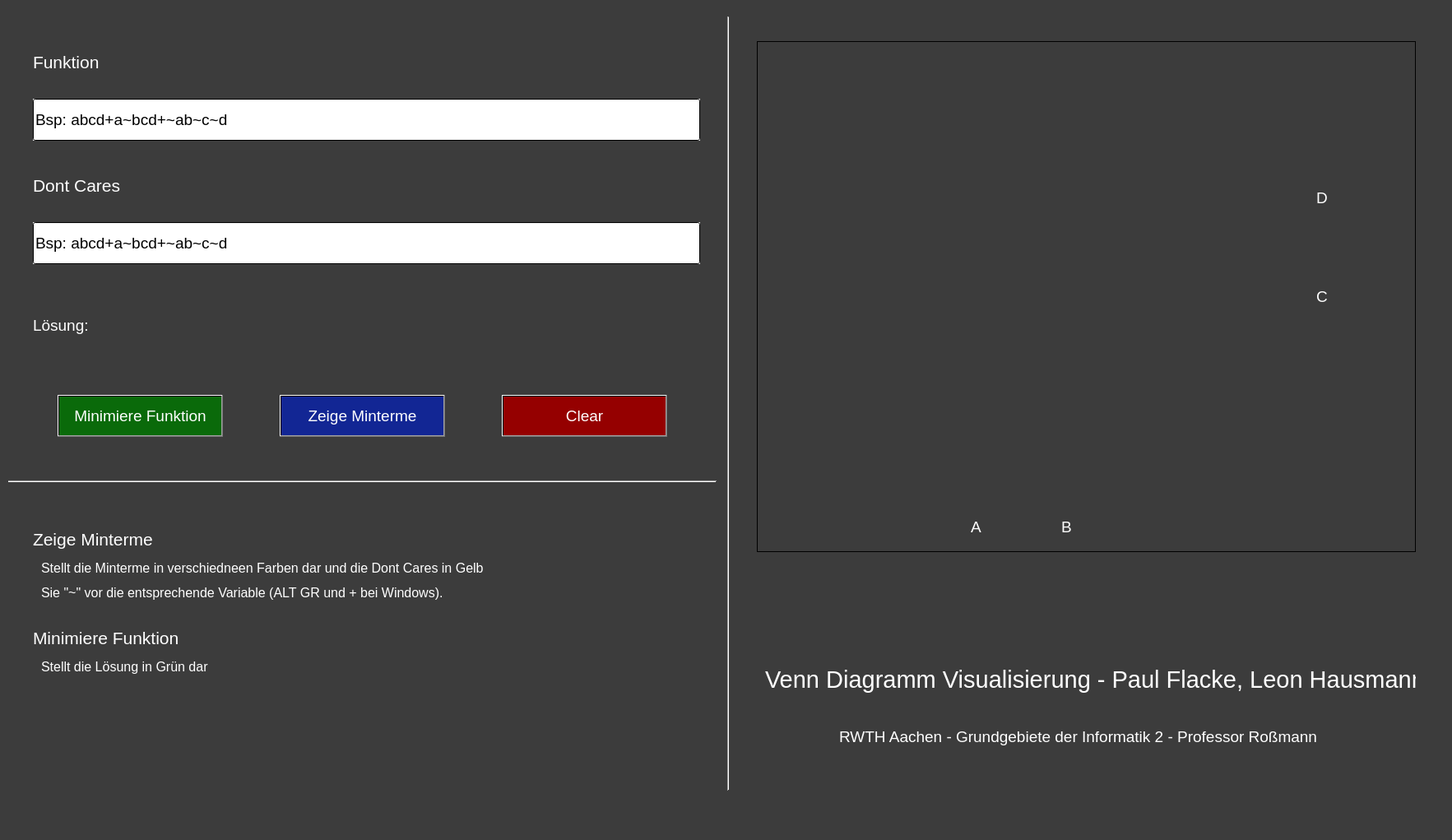
<?xml version="1.0" encoding="UTF-8"?>
<ui version="4.0">
 <class>MainWindow</class>
 <widget class="QMainWindow" name="MainWindow">
  <property name="geometry">
   <rect>
    <x>0</x>
    <y>0</y>
    <width>1765</width>
    <height>1021</height>
   </rect>
  </property>
  <property name="windowTitle">
   <string>MainWindow</string>
  </property>
  <property name="styleSheet">
   <string notr="true">background-color: qlineargradient(spread:pad, x1:1, y1:1, x2:1, y2:1, stop:0 rgba(60, 60, 60, 255), stop:1 rgba(255, 255, 255, 255));</string>
  </property>
  <widget class="QWidget" name="centralwidget">
   <widget class="QLabel" name="label">
    <property name="geometry">
     <rect>
      <x>930</x>
      <y>790</y>
      <width>791</width>
      <height>71</height>
     </rect>
    </property>
    <property name="font">
     <font>
      <pointsize>22</pointsize>
     </font>
    </property>
    <property name="layoutDirection">
     <enum>Qt::LeftToRight</enum>
    </property>
    <property name="styleSheet">
     <string notr="true">background-color: qlineargradient(spread:pad, x1:0, y1:0, x2:1, y2:1, stop:0 rgba(0, 0, 0, 0), stop:1 rgba(255, 255, 255, 0));
color: qlineargradient(spread:pad, x1:1, y1:0, x2:1, y2:0, stop:0 rgba(255, 255, 255, 255), stop:1 rgba(255, 255, 255, 255));</string>
    </property>
    <property name="text">
     <string>Venn Diagramm Visualisierung - Paul Flacke, Leon Hausmann</string>
    </property>
   </widget>
   <widget class="QGraphicsView" name="graphicsView">
    <property name="geometry">
     <rect>
      <x>920</x>
      <y>50</y>
      <width>801</width>
      <height>621</height>
     </rect>
    </property>
    <property name="styleSheet">
     <string notr="true">background-color: qlineargradient(spread:pad, x1:0, y1:0, x2:1, y2:1, stop:0 rgba(0, 0, 0, 0), stop:1 rgba(255, 255, 255, 0));</string>
    </property>
   </widget>
   <widget class="QLabel" name="label_2">
    <property name="geometry">
     <rect>
      <x>40</x>
      <y>50</y>
      <width>291</width>
      <height>51</height>
     </rect>
    </property>
    <property name="font">
     <font>
      <pointsize>16</pointsize>
     </font>
    </property>
    <property name="autoFillBackground">
     <bool>false</bool>
    </property>
    <property name="styleSheet">
     <string notr="true">background-color: qlineargradient(spread:pad, x1:0, y1:0, x2:1, y2:1, stop:0 rgba(0, 0, 0, 0), stop:1 rgba(255, 255, 255, 0));
color: qlineargradient(spread:pad, x1:0, y1:0, x2:1, y2:0, stop:0 rgba(255, 255, 255, 255));</string>
    </property>
    <property name="text">
     <string>Funktion</string>
    </property>
   </widget>
   <widget class="QLineEdit" name="lineEdit">
    <property name="geometry">
     <rect>
      <x>40</x>
      <y>120</y>
      <width>811</width>
      <height>51</height>
     </rect>
    </property>
    <property name="font">
     <font>
      <pointsize>14</pointsize>
     </font>
    </property>
    <property name="statusTip">
     <string/>
    </property>
    <property name="whatsThis">
     <string/>
    </property>
    <property name="styleSheet">
     <string notr="true">background-color: qlineargradient(spread:pad, x1:0, y1:0, x2:1, y2:0, stop:0 rgba(255, 255, 255, 255), stop:1 rgba(255, 255, 255, 255));
color: qlineargradient(spread:pad, x1:1, y1:0, x2:1, y2:0, stop:0 rgba(0, 0, 0, 255), stop:1 rgba(255, 255, 255, 255));</string>
    </property>
    <property name="inputMask">
     <string/>
    </property>
    <property name="placeholderText">
     <string>Bsp: abcd+a~bcd+~ab~c~d</string>
    </property>
   </widget>
   <widget class="QPushButton" name="pushButton_minimiere_funktion">
    <property name="geometry">
     <rect>
      <x>70</x>
      <y>480</y>
      <width>201</width>
      <height>51</height>
     </rect>
    </property>
    <property name="font">
     <font>
      <pointsize>14</pointsize>
     </font>
    </property>
    <property name="styleSheet">
     <string notr="true">background-color: qlineargradient(spread:pad, x1:1, y1:1, x2:1, y2:1, stop:0 rgba(10, 106, 10, 255), stop:1 rgba(255, 255, 255, 255));
color: qlineargradient(spread:pad, x1:1, y1:0, x2:1, y2:0, stop:0 rgba(255, 255, 255, 255), stop:1 rgba(255, 255, 255, 255));</string>
    </property>
    <property name="text">
     <string>Minimiere Funktion</string>
    </property>
   </widget>
   <widget class="QPushButton" name="pushButton_clear">
    <property name="geometry">
     <rect>
      <x>610</x>
      <y>480</y>
      <width>201</width>
      <height>51</height>
     </rect>
    </property>
    <property name="font">
     <font>
      <pointsize>14</pointsize>
     </font>
    </property>
    <property name="styleSheet">
     <string notr="true">background-color: qlineargradient(spread:pad, x1:1, y1:1, x2:1, y2:1, stop:0 rgba(149, 0, 0, 255), stop:1 rgba(255, 255, 255, 255));
color: qlineargradient(spread:pad, x1:0, y1:0, x2:1, y2:0, stop:0 rgba(255, 255, 255, 255));</string>
    </property>
    <property name="text">
     <string>Clear</string>
    </property>
   </widget>
   <widget class="Line" name="line">
    <property name="geometry">
     <rect>
      <x>860</x>
      <y>20</y>
      <width>51</width>
      <height>941</height>
     </rect>
    </property>
    <property name="styleSheet">
     <string notr="true">background-color: qlineargradient(spread:pad, x1:0, y1:0, x2:1, y2:1, stop:0 rgba(0, 0, 0, 0), stop:1 rgba(255, 255, 255, 0));</string>
    </property>
    <property name="orientation">
     <enum>Qt::Vertical</enum>
    </property>
   </widget>
   <widget class="QPushButton" name="pushButton_zeige_minimierte_darstellung">
    <property name="geometry">
     <rect>
      <x>340</x>
      <y>480</y>
      <width>201</width>
      <height>51</height>
     </rect>
    </property>
    <property name="font">
     <font>
      <pointsize>14</pointsize>
     </font>
    </property>
    <property name="styleSheet">
     <string notr="true">color: qlineargradient(spread:pad, x1:0, y1:0, x2:1, y2:0, stop:0 rgba(255, 255, 255, 255));
background-color: qlineargradient(spread:pad, x1:1, y1:1, x2:1, y2:1, stop:0 rgba(18, 38, 148, 255), stop:1 rgba(255, 255, 255, 255));</string>
    </property>
    <property name="text">
     <string>Zeige Minterme</string>
    </property>
   </widget>
   <widget class="QLabel" name="label_loesung">
    <property name="geometry">
     <rect>
      <x>40</x>
      <y>370</y>
      <width>821</width>
      <height>51</height>
     </rect>
    </property>
    <property name="font">
     <font>
      <pointsize>14</pointsize>
     </font>
    </property>
    <property name="styleSheet">
     <string notr="true">background-color: qlineargradient(spread:pad, x1:0, y1:0, x2:1, y2:1, stop:0 rgba(0, 0, 0, 0), stop:1 rgba(255, 255, 255, 0));
color: qradialgradient(spread:pad, cx:0.5, cy:0.5, radius:0.5, fx:0.5, fy:0.5, stop:0 rgba(255, 255, 255, 255), stop:1 rgba(255, 255, 255, 255));</string>
    </property>
    <property name="text">
     <string>Lösung:</string>
    </property>
   </widget>
   <widget class="QLineEdit" name="lineEdit_2">
    <property name="geometry">
     <rect>
      <x>40</x>
      <y>270</y>
      <width>811</width>
      <height>51</height>
     </rect>
    </property>
    <property name="font">
     <font>
      <pointsize>14</pointsize>
     </font>
    </property>
    <property name="statusTip">
     <string/>
    </property>
    <property name="whatsThis">
     <string/>
    </property>
    <property name="styleSheet">
     <string notr="true">background-color: qlineargradient(spread:pad, x1:0, y1:0, x2:1, y2:0, stop:0 rgba(255, 255, 255, 255), stop:1 rgba(255, 255, 255, 255));
color: qlineargradient(spread:pad, x1:1, y1:0, x2:1, y2:0, stop:0 rgba(0, 0, 0, 255), stop:1 rgba(255, 255, 255, 255));</string>
    </property>
    <property name="inputMask">
     <string/>
    </property>
    <property name="placeholderText">
     <string>Bsp: abcd+a~bcd+~ab~c~d</string>
    </property>
   </widget>
   <widget class="QLabel" name="label_3">
    <property name="geometry">
     <rect>
      <x>40</x>
      <y>200</y>
      <width>221</width>
      <height>51</height>
     </rect>
    </property>
    <property name="font">
     <font>
      <pointsize>16</pointsize>
     </font>
    </property>
    <property name="autoFillBackground">
     <bool>false</bool>
    </property>
    <property name="styleSheet">
     <string notr="true">background-color: qlineargradient(spread:pad, x1:0, y1:0, x2:1, y2:1, stop:0 rgba(0, 0, 0, 0), stop:1 rgba(255, 255, 255, 0));
color: qlineargradient(spread:pad, x1:0, y1:0, x2:1, y2:0, stop:0 rgba(255, 255, 255, 255));</string>
    </property>
    <property name="text">
     <string>Dont Cares</string>
    </property>
   </widget>
   <widget class="Line" name="line_2">
    <property name="geometry">
     <rect>
      <x>10</x>
      <y>560</y>
      <width>861</width>
      <height>51</height>
     </rect>
    </property>
    <property name="orientation">
     <enum>Qt::Horizontal</enum>
    </property>
   </widget>
   <widget class="QLabel" name="label_4">
    <property name="geometry">
     <rect>
      <x>50</x>
      <y>680</y>
      <width>831</width>
      <height>20</height>
     </rect>
    </property>
    <property name="font">
     <font>
      <pointsize>12</pointsize>
     </font>
    </property>
    <property name="styleSheet">
     <string notr="true">color: qlineargradient(spread:pad, x1:0, y1:0, x2:1, y2:0, stop:0 rgba(255, 255, 255, 255), stop:1 rgba(255, 255, 255, 255));
</string>
    </property>
    <property name="text">
     <string>Stellt die Minterme in verschiedneen Farben dar und die Dont Cares in Gelb</string>
    </property>
   </widget>
   <widget class="QLabel" name="label_5">
    <property name="geometry">
     <rect>
      <x>50</x>
      <y>710</y>
      <width>831</width>
      <height>20</height>
     </rect>
    </property>
    <property name="font">
     <font>
      <pointsize>12</pointsize>
     </font>
    </property>
    <property name="styleSheet">
     <string notr="true">color: qlineargradient(spread:pad, x1:0, y1:0, x2:1, y2:0, stop:0 rgba(255, 255, 255, 255), stop:1 rgba(255, 255, 255, 255));</string>
    </property>
    <property name="text">
     <string>Sie &quot;~&quot; vor die entsprechende Variable (ALT GR und + bei Windows).</string>
    </property>
   </widget>
   <widget class="QLabel" name="label_6">
    <property name="geometry">
     <rect>
      <x>40</x>
      <y>640</y>
      <width>201</width>
      <height>31</height>
     </rect>
    </property>
    <property name="font">
     <font>
      <pointsize>16</pointsize>
     </font>
    </property>
    <property name="styleSheet">
     <string notr="true">color: qlineargradient(spread:pad, x1:0, y1:0, x2:1, y2:0, stop:0 rgba(255, 255, 255, 255), stop:1 rgba(255, 255, 255, 255));</string>
    </property>
    <property name="text">
     <string>Zeige Minterme</string>
    </property>
   </widget>
   <widget class="QLabel" name="label_7">
    <property name="geometry">
     <rect>
      <x>40</x>
      <y>760</y>
      <width>191</width>
      <height>31</height>
     </rect>
    </property>
    <property name="font">
     <font>
      <pointsize>16</pointsize>
     </font>
    </property>
    <property name="styleSheet">
     <string notr="true">color: qlineargradient(spread:pad, x1:0, y1:0, x2:1, y2:0, stop:0 rgba(255, 255, 255, 255), stop:1 rgba(255, 255, 255, 255));</string>
    </property>
    <property name="text">
     <string>Minimiere Funktion</string>
    </property>
   </widget>
   <widget class="QLabel" name="label_8">
    <property name="geometry">
     <rect>
      <x>50</x>
      <y>800</y>
      <width>831</width>
      <height>20</height>
     </rect>
    </property>
    <property name="font">
     <font>
      <pointsize>12</pointsize>
     </font>
    </property>
    <property name="styleSheet">
     <string notr="true">color: qlineargradient(spread:pad, x1:0, y1:0, x2:1, y2:0, stop:0 rgba(255, 255, 255, 255), stop:1 rgba(255, 255, 255, 255));</string>
    </property>
    <property name="text">
     <string>Stellt die Lösung in Grün dar</string>
    </property>
   </widget>
   <widget class="QLabel" name="label_13">
    <property name="geometry">
     <rect>
      <x>1020</x>
      <y>860</y>
      <width>581</width>
      <height>71</height>
     </rect>
    </property>
    <property name="font">
     <font>
      <pointsize>14</pointsize>
     </font>
    </property>
    <property name="layoutDirection">
     <enum>Qt::LeftToRight</enum>
    </property>
    <property name="styleSheet">
     <string notr="true">background-color: qlineargradient(spread:pad, x1:0, y1:0, x2:1, y2:1, stop:0 rgba(0, 0, 0, 0), stop:1 rgba(255, 255, 255, 0));
color: qlineargradient(spread:pad, x1:1, y1:0, x2:1, y2:0, stop:0 rgba(255, 255, 255, 255), stop:1 rgba(255, 255, 255, 255));</string>
    </property>
    <property name="text">
     <string>RWTH Aachen - Grundgebiete der Informatik 2 - Professor Roßmann</string>
    </property>
   </widget>
   <widget class="QLabel" name="label_14">
    <property name="geometry">
     <rect>
      <x>1180</x>
      <y>630</y>
      <width>47</width>
      <height>21</height>
     </rect>
    </property>
    <property name="font">
     <font>
      <pointsize>14</pointsize>
     </font>
    </property>
    <property name="styleSheet">
     <string notr="true">color: qlineargradient(spread:pad, x1:1, y1:0, x2:1, y2:0, stop:0 rgba(255, 255, 255, 255), stop:1 rgba(255, 255, 255, 255));</string>
    </property>
    <property name="text">
     <string>A</string>
    </property>
   </widget>
   <widget class="QLabel" name="label_15">
    <property name="geometry">
     <rect>
      <x>1290</x>
      <y>630</y>
      <width>47</width>
      <height>21</height>
     </rect>
    </property>
    <property name="font">
     <font>
      <pointsize>14</pointsize>
     </font>
    </property>
    <property name="styleSheet">
     <string notr="true">color: qlineargradient(spread:pad, x1:1, y1:0, x2:1, y2:0, stop:0 rgba(255, 255, 255, 255), stop:1 rgba(255, 255, 255, 255));</string>
    </property>
    <property name="text">
     <string>B</string>
    </property>
   </widget>
   <widget class="QLabel" name="label_16">
    <property name="geometry">
     <rect>
      <x>1600</x>
      <y>350</y>
      <width>47</width>
      <height>21</height>
     </rect>
    </property>
    <property name="font">
     <font>
      <pointsize>14</pointsize>
     </font>
    </property>
    <property name="styleSheet">
     <string notr="true">color: qlineargradient(spread:pad, x1:1, y1:0, x2:1, y2:0, stop:0 rgba(255, 255, 255, 255), stop:1 rgba(255, 255, 255, 255));</string>
    </property>
    <property name="text">
     <string>C</string>
    </property>
   </widget>
   <widget class="QLabel" name="label_17">
    <property name="geometry">
     <rect>
      <x>1600</x>
      <y>230</y>
      <width>47</width>
      <height>21</height>
     </rect>
    </property>
    <property name="font">
     <font>
      <pointsize>14</pointsize>
     </font>
    </property>
    <property name="styleSheet">
     <string notr="true">color: qlineargradient(spread:pad, x1:1, y1:0, x2:1, y2:0, stop:0 rgba(255, 255, 255, 255), stop:1 rgba(255, 255, 255, 255));</string>
    </property>
    <property name="text">
     <string>D</string>
    </property>
   </widget>
  </widget>
  <widget class="QMenuBar" name="menubar">
   <property name="geometry">
    <rect>
     <x>0</x>
     <y>0</y>
     <width>1765</width>
     <height>20</height>
    </rect>
   </property>
  </widget>
  <widget class="QStatusBar" name="statusbar"/>
 </widget>
 <resources/>
 <connections/>
</ui>
